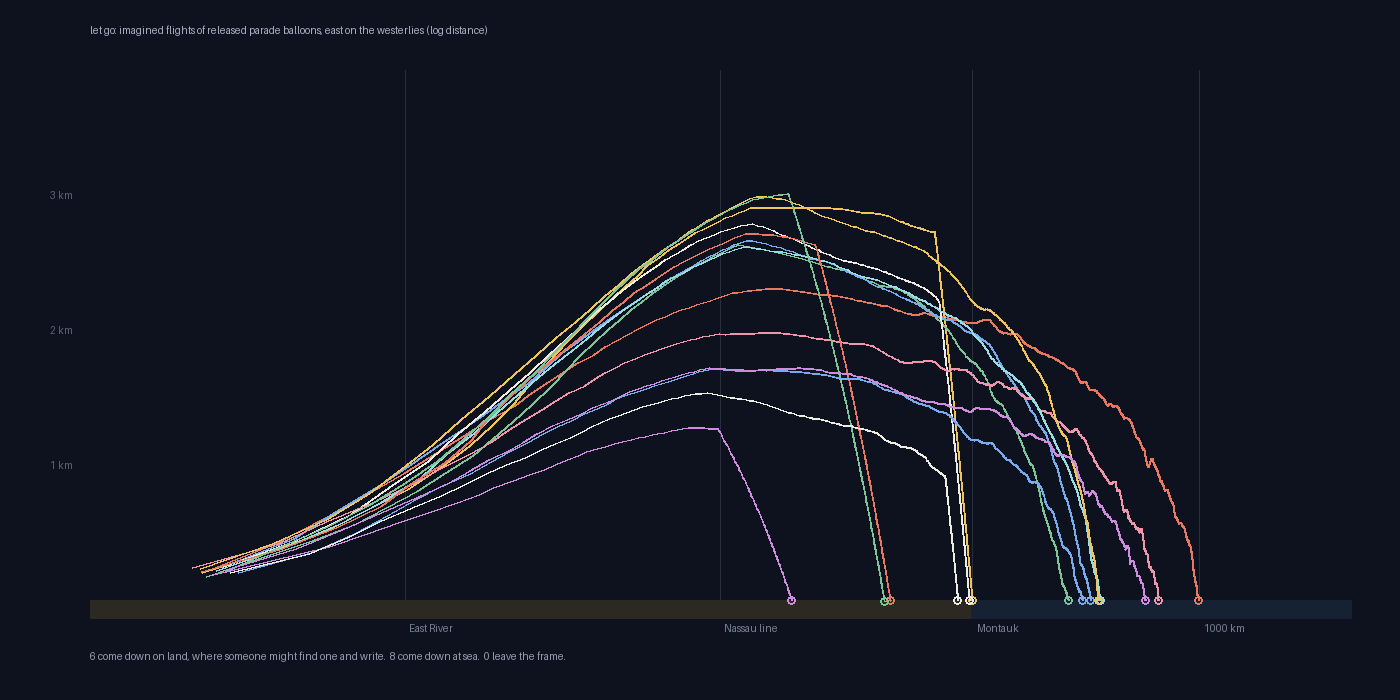

Here is the Python script that generated this plot:
# let go: what might have happened to parade balloons when they were released.
# For a few years from 1928 the big balloons weren't deflated at the end of the
# parade. They were let go over Manhattan, with a return address and a reward.
# This is a guess at their flights, not a record of any of them: rise, drift
# east on the westerlies, leak, come down. Distance east is on a log scale.
import numpy as np
from PIL import Image, ImageDraw, ImageFont

rng = np.random.default_rng(1928)
W, H = 1400, 700
L, R, T, B = 90, 1350, 60, 600
X0, X1 = 0.3, 3000.0          # km east of Herald Square
Z1 = 4.0                      # km altitude at top of frame

def px(xkm, zkm):
    u = (np.log10(max(xkm, X0)) - np.log10(X0)) / (np.log10(X1) - np.log10(X0))
    return L + u * (R - L), B - zkm / Z1 * (B - T)

img = Image.new("RGB", (W, H), (14, 18, 30))
dr = ImageDraw.Draw(img)
font = ImageFont.load_default()

# ground / sea: land until the end of Long Island (~190 km), then ocean
xs = np.logspace(np.log10(X0), np.log10(X1), 600)
for a, b in zip(xs[:-1], xs[1:]):
    col = (44, 40, 34) if b < 190 else (22, 34, 52)
    x0, y0 = px(a, 0); x1, _ = px(b, 0)
    dr.rectangle([x0, y0, x1 + 1, B + 18], fill=col)

for km, name in [(3, "East River"), (30, "Nassau line"), (190, "Montauk"), (1000, "1000 km")]:
    x, y = px(km, 0)
    dr.line([(x, T + 10), (x, B)], fill=(40, 46, 62), width=1)
    dr.text((x + 4, B + 22), name, fill=(120, 128, 150), font=font)
for z in (1, 2, 3):
    _, y = px(1, z)
    dr.text((L - 40, y - 6), f"{z} km", fill=(90, 98, 120), font=font)
dr.text((L, 24), "let go: imagined flights of released parade balloons, east on the westerlies (log distance)",
        fill=(170, 176, 196), font=font)

palette = [(232, 120, 96), (240, 196, 92), (126, 196, 150), (120, 170, 236),
           (206, 140, 220), (236, 236, 226), (240, 150, 170), (150, 220, 226)]

ends = []
for k in range(14):
    col = palette[k % len(palette)]
    x, z, t = 0.3, 0.05, 0.0
    lift = rng.uniform(2.0, 3.5)            # m/s initial free lift
    zfloat = rng.uniform(1.2, 3.2)          # km, where it stops rising
    leak = rng.uniform(1 / 40, 1 / 6)       # fraction of lift lost per hour
    burst = rng.random() < 0.3              # some never make it far
    tburst = rng.uniform(0.2, 3.0) if burst else 1e9
    pts, dt, w = [], 60.0, 0.0              # dt seconds
    while True:
        hours = t / 3600
        frac = max(0.0, 1 - leak * hours) if hours > 0.5 else 1.0
        target = zfloat * frac
        vz = np.clip((target - z) * 1000 / 600, -1.5, lift)  # m/s, settle over ~10 min
        w = 0.97 * w + rng.normal(0, 0.02)
        z = max(0.0, z + (vz + w) * dt / 1000)
        u = 6 + 7 * z + rng.normal(0, 1.5)  # m/s, wind increasing with height
        x += max(u, 0.5) * dt / 1000
        t += dt
        pts.append(px(x, z))
        if hours > tburst:                   # burst: falls fast
            while z > 0:
                z -= 0.012; x += 0.2
                pts.append(px(x, z))
            break
        if z <= 0.0 and hours > 0.5:
            break
        if x > X1:
            break
    for (a, b), (c, d) in zip(pts[:-1], pts[1:]):
        dr.line([(a, b), (c, d)], fill=col, width=2)
    ex, ey = pts[-1]
    if x < X1:
        dr.ellipse([ex - 4, ey - 4, ex + 4, ey + 4], outline=col, width=2)
    ends.append(x)

ends = np.array(ends)
land = int((ends < 190).sum()); sea = int(((ends >= 190) & (ends < X1)).sum())
gone = int((ends >= X1).sum())
dr.text((L, B + 50), f"{land} come down on land, where someone might find one and write.  "
        f"{sea} come down at sea.  {gone} leave the frame.", fill=(150, 156, 176), font=font)
img.save(__file__.replace(".py", ".png"))
print(land, sea, gone, np.round(np.sort(ends)).astype(int))
